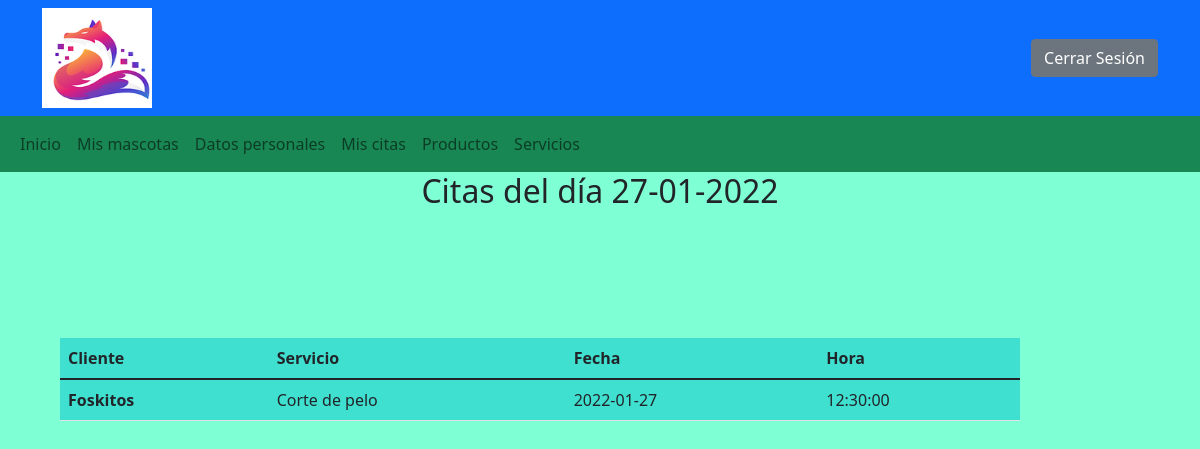
Page /php/ver_cita.php?año=2022&mes=01&dia=27 (signed in) on the committed database.
### tables this page shows
CREATE TABLE `citas` (
  `codigo_m` int(2) NOT NULL COMMENT 'Mascota',
  `codigo_s` int(2) NOT NULL COMMENT 'Servicio',
  `fecha` date NOT NULL,
  `hora` time NOT NULL
);

CREATE TABLE `cliente` (
  `id` int(2) NOT NULL,
  `tipo_animal` varchar(25) NOT NULL,
  `nombre` varchar(25) NOT NULL COMMENT 'nombre del animal',
  `edad` int(2) NOT NULL,
  `dni_dueño` varchar(9) NOT NULL,
  `foto` varchar(350) NOT NULL COMMENT 'url de imagen'
);

CREATE TABLE `servicio` (
  `codigo` int(2) NOT NULL,
  `descripcion` varchar(25) NOT NULL,
  `duracion` int(3) NOT NULL,
  `precio` double(5,2) NOT NULL
);

### php/ver_cita.php (the view, shortened to what this page needs)
<!DOCTYPE html>
<html lang="es">
<head>
 <link href="https://cdn.jsdelivr.net/npm/bootstrap@5.1.3/dist/css/bootstrap.min.css" rel="stylesheet">
 <link rel="stylesheet" href="../estilos/estilos.css">
</head>
<body>
<?php
      require('./funciones.php');
      if(isset($_SESSION['dni'])){
            $cli = $_SESSION['dni'];
            if($_SESSION['dni']==='00000000A'){
                  $admin=true;
            }else{
                  $admin=false;
            }
            $conexion=conexion();
             $r1=".";
             $e1="../";
             $e2=".";
             echo insertar_cab($r1);
             echo insertar_nav($e1,$e2);
             if(isset($_GET['año'])){
                $año=$_GET['año'];
                $mes=$_GET['mes'];
                $dia=$_GET['dia'];
                $hoy=date("Y/m/d");
                $consulta_fecha="$año-$mes-$dia";
                $fecha_cita = "$dia-$mes-$año";
                echo"<main>";
                echo"<h2 class='titulo'>Citas del día ".$fecha_cita."</h2>";
                if($admin==true){
                      $sentencia="select c.nombre,s.descripcion,ci.fecha,ci.hora,c.id,s.codigo
                      from cliente c, servicio s, citas ci
                      where ci.codigo_m=c.id and ci.codigo_s=s.codigo and ci.fecha=?";
                      $consulta=$conexion->prepare($sentencia);
                      $consulta->bind_param("s",$consulta_fecha);
                      $consulta->bind_result($nombre,$desc,$fecha,$hora,$cli_borrar,$ser_borrar);
                      $consulta->execute();
                      $consulta->store_result();
                      echo'<section class="tabla"><table class="table">
                            <thead>
                                  <tr>
                                        <th scope="col">Cliente</th>
                                        <th scope="col">Servicio</th>
                                        <th scope="col">Fecha</th>
                                        <th scope="col">Hora</th>
                                  </tr>
                            </thead>
                            <tbody>';
                      while($consulta->fetch()){
                      echo
                            '
                            <tr>
                                  <th scope="row">'.$nombre.'</th>
                                  <td>'.$desc.'</td>
                                  <td>'.$fecha.'</td>
                                  <td>'.$hora.'</td>
                                  <td>
                                  <form action="#" method="post">
                                        <input type="hidden" name="borrar_cli" value='.$cli_borrar.'>
                                        <input type="hidden" name="borrar_ser" value='.$ser_borrar.'>
                                        <input type="hidden" name="borrar_fecha" value='.$fecha.'>
                                        <input type="hidden" name="borrar_hora" value='.$hora.'>
                                        <input type="submit" name="borrar" class="btn btn-danger" value="Borrar">
                                  </form>
                            </td>
                            </tr>
                            ';
                      }
                      echo"</tbody></table></section></main>";
                      $consulta->close();
                      if(isset($_POST['borrar'])){
                       $cliente_borrar=$_POST['borrar_cli'];
                       $servicio_borrar=$_POST['borrar_ser'];
                       $fecha_borrar=$_POST['borrar_fecha'];
                       $hora_borrar=$_POST['borrar_hora'];
                       if($fecha_borrar<$hoy){
                             echo"No puedes borrar esa cita</main>";
                             echo"<META HTTP-EQUIV='REFRESH';URL=citas.php'>";
                       }else{
                             $sentencia=" delete from citas where codigo_m=? and codigo_s=? and fecha=? and hora=?";
                             $consulta=$conexion->prepare($sentencia);
                             $consulta->bind_param("iiss", $cliente_borrar, $servicio_borrar, $fecha_borrar, $hora_borrar);
                             $consulta->execute();
                             $consulta->fetch();
                             $consulta->close();
                             echo"<h3 class='error'>Cita borrada con exito</main>";
                             echo"<META HTTP-EQUIV='REFRESH'CONTENT='2;URL=citas.php'>";
                       }
                 }
                }else{
                     $sentencia="select c.nombre,s.descripcion,ci.fecha,ci.hora
                      from cliente c, servicio s, citas ci, dueño d
                      where ci.codigo_m=c.id and ci.codigo_s=s.codigo and ci.fecha=? and d.dni=?";
                      $consulta=$conexion->prepare($sentencia);
                      $consulta->bind_param("ss",$consulta_fecha,$cli);
                      $consulta->bind_result($nombre,$desc,$fecha,$hora);
                      $consulta->execute();
                      $consulta->store_result();
                      echo'<section class="tabla"><table class="table">
                            <thead>
                                  <tr>
                                        <th scope="col">Cliente</th>
                                        <th scope="col">Servicio</th>
                                        <th scope="col">Fecha</th>
                                        <th scope="col">Hora</th>
                                  </tr>
                            </thead>
                            <tbody>';
                      while($consulta->fetch()){
                      echo
                            '
                            <tr>
                                  <th scope="row">'.$nombre.'</th>
                                  <td>'.$desc.'</td>
                                  <td>'.$fecha.'</td>
                                  <td>'.$hora.'</td>
                            </tr>
                            ';
                      }
                      echo"</tbody></table></section></main>";
                }
             }
      }else{
       echo"<h3 class='error'>ERROR: No tiene acceso a esta página</h3>";
       echo'<META HTTP-EQUIV="REFRESH"CONTENT="2;URL=http:login_registro.php">';
      }
?>
</body>
</html>

### estilos/estilos.css (style rules this page uses)
body { background-color: aquamarine; }
.titulo { display: flex; justify-content: center; padding-bottom: 10%; }
.tabla { background-color: turquoise; margin-left: 5%; margin-bottom: 5%; width: 80%; }

### rows in the picture
citas: codigo_m.nombre "Foskitos", codigo_s.descripcion "Corte de pelo", fecha "2022-01-27", hora "12:30:00"

### other values in the picture
$fecha_cita "27-01-2022"
